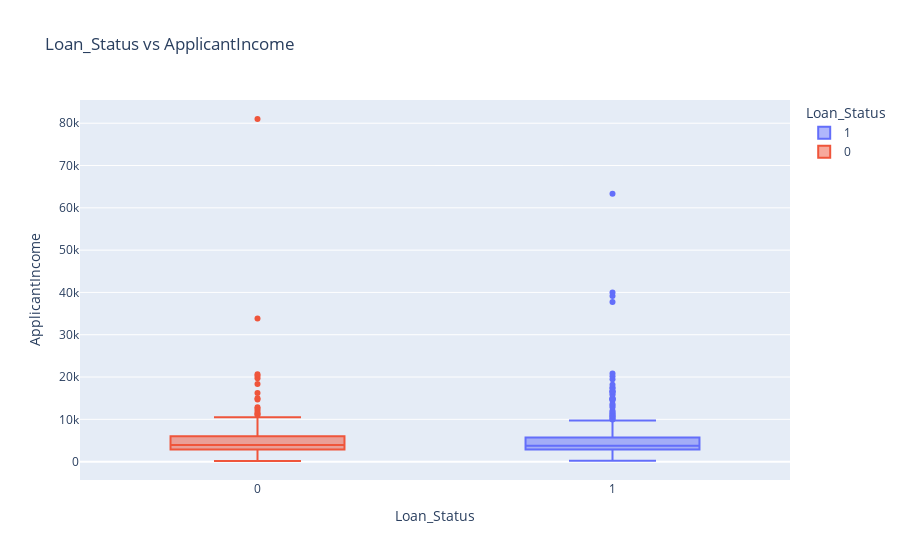

The notebook cell saved with this chart:
### Markdown cell above
#### Detecting Outliers

### Code cell
import plotly.express as px

fig_income = px.box(data, x='Loan_Status',
                    y='ApplicantIncome',
                    color="Loan_Status",
                    title='Loan_Status vs ApplicantIncome')
fig_income.show()

### Figure 1 — Plotly figure (JSON) as saved in the notebook; plotly's stock layout.template omitted (floating-point values rounded to 4 significant figures; data arrays with more than 128 entries replaced by an {"elided": "..."} marker saying what was removed)
{"data": [{"alignmentgroup": "True", "hovertemplate": "Loan_Status=%{x}<br>ApplicantIncome=%{y}<extra></extra>", "legendgroup": "1", "marker": {"color": "#636efa"}, "name": "1", "notched": false, "offsetgroup": "1", "orientation": "v", "showlegend": true, "type": "box", "x": {"elided": "411 int values"}, "x0": " ", "xaxis": "x", "y": {"elided": "411 int values"}, "y0": " ", "yaxis": "y"}, {"alignmentgroup": "True", "hovertemplate": "Loan_Status=%{x}<br>ApplicantIncome=%{y}<extra></extra>", "legendgroup": "0", "marker": {"color": "#EF553B"}, "name": "0", "notched": false, "offsetgroup": "0", "orientation": "v", "showlegend": true, "type": "box", "x": {"elided": "187 int values"}, "x0": " ", "xaxis": "x", "y": {"elided": "187 int values"}, "y0": " ", "yaxis": "y"}], "layout": {"boxmode": "overlay", "legend": {"title": {"text": "Loan_Status"}, "tracegroupgap": 0}, "title": {"text": "Loan_Status vs ApplicantIncome"}, "xaxis": {"anchor": "y", "categoryarray": [1, 0], "categoryorder": "array", "domain": [0, 1], "title": {"text": "Loan_Status"}}, "yaxis": {"anchor": "x", "domain": [0, 1], "title": {"text": "ApplicantIncome"}}}}
